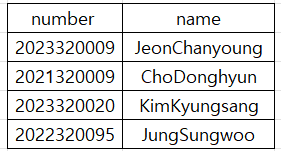
#> input picture test.png, 281 x 151 px
$ python app.py
#> lines starting #> are read from the running program, lines starting #| are printed output that depends on the picture; after the words box and inside, x2 and y2 are one past the last pixel; in counts of white or black regions, pixels touching at a corner belong together
import cv2
import numpy as np
from PIL import Image
import pytesseract

pytesseract.pytesseract.tesseract_cmd = r'C:\Program Files\Tesseract-OCR\tesseract.exe'


# 이미지 파일 경로
image_path = 'test.png'

# 이미지 읽기 (OpenCV 사용)
image = cv2.imread(image_path)
#> image is the input picture: shape (151, 281, 3); mean B, G, R 223.5, 223.6, 223.5

# 그레이스케일 변환
gray = cv2.cvtColor(image, cv2.COLOR_BGR2GRAY)
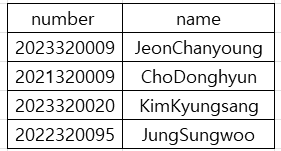
#> gray: shape (151, 281); min 0, max 255, mean 223.5

# 이진화 (adaptive thresholding)
binary = cv2.adaptiveThreshold(gray, 255, cv2.ADAPTIVE_THRESH_GAUSSIAN_C, cv2.THRESH_BINARY, 11, 2)
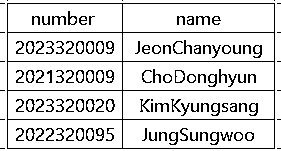
#> binary: shape (151, 281); 85.3% white; black in thin lines or dots
# 경계 검출을 위해 이미지 반전

binary = cv2.bitwise_not(binary)
#> binary: shape (151, 281); 14.7% white in thin lines or dots
cv2.imshow("a", binary)

# 수평과 수직 경계 검출
horizontal_kernel = cv2.getStructuringElement(cv2.MORPH_RECT, (40, 1))
vertical_kernel = cv2.getStructuringElement(cv2.MORPH_RECT, (1, 40))

horizontal_lines = cv2.morphologyEx(binary, cv2.MORPH_OPEN, horizontal_kernel, iterations=2)
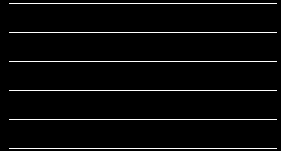
#> horizontal_lines: shape (151, 281); 3.8% white in thin lines or dots
vertical_lines = cv2.morphologyEx(binary, cv2.MORPH_OPEN, vertical_kernel, iterations=2)
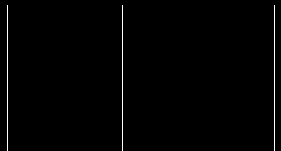
#> vertical_lines: shape (151, 281); 1% white in thin lines or dots

# 수평과 수직 경계를 합침
table_structure = cv2.addWeighted(horizontal_lines, 0.5, vertical_lines, 0.5, 0.0)
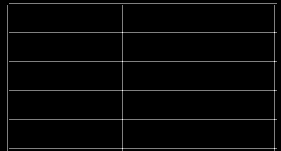
#> table_structure: shape (151, 281); min 0, max 255, mean 6.2

# 경계 검출
contours, _ = cv2.findContours(table_structure, cv2.RETR_EXTERNAL, cv2.CHAIN_APPROX_SIMPLE)
#> contours = 3 contours, 2 with area under 20; largest, box (x1, y1, x2, y2) and area: (9, 5, 277, 151) 17644

# 결과 이미지를 위해 복사본 생성
result_image = image.copy()

# 셀 인식 및 OCR 수행
for contour in contours:
    x, y, w, h = cv2.boundingRect(contour)
    cell = result_image[y:y+h, x:x+w]
    cell_pil = Image.fromarray(cell)

    # OCR 수행
#> (the run stopped early here; a loop or call above may not have finished)
